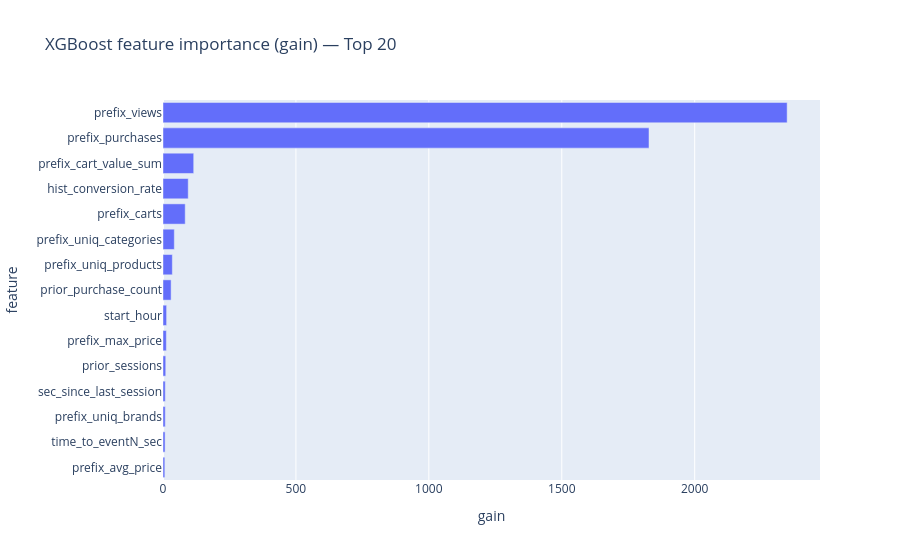

Notebook cell for this chart:
### Code cell
# Feature importance (XGBoost) — importance_type="gain"
booster = xgb_model.get_booster()
score_gain = booster.get_score(importance_type="gain")  # keys like "f0", "f1", ...

# Map f0..fN to your column names
feature_map = {f"f{i}": col for i, col in enumerate(feature_cols)}

imp = (
    pd.DataFrame(
        [
            {"feature": feature_map.get(k, k), "gain": v}
            for k, v in score_gain.items()
        ]
    )
    .sort_values("gain", ascending=False)
)

print("Top features by gain:")
print(imp.head(15))

fig_imp = px.bar(
    imp.head(20).iloc[::-1],  # reverse for nicer horizontal ordering
    x="gain",
    y="feature",
    orientation="h",
    title="XGBoost feature importance (gain) — Top 20",
)
fig_imp.show()

### Figure 1 — Plotly figure (JSON) as saved in the notebook; plotly's stock layout.template omitted (floating-point values rounded to 4 significant figures)
{"data": [{"hovertemplate": "gain=%{x}<br>feature=%{y}<extra></extra>", "legendgroup": "", "marker": {"color": "#636efa", "pattern": {"shape": ""}}, "name": "", "orientation": "h", "showlegend": false, "textposition": "auto", "type": "bar", "x": [6.893, 7.842, 8.492, 8.546, 10.32, 12.55, 13.53, 30.51, 35.08, 42.55, 83.53, 94.9, 115.5, 1828.0, 2348.0], "xaxis": "x", "y": ["prefix_avg_price", "time_to_eventN_sec", "prefix_uniq_brands", "sec_since_last_session", "prior_sessions", "prefix_max_price", "start_hour", "prior_purchase_count", "prefix_uniq_products", "prefix_uniq_categories", "prefix_carts", "hist_conversion_rate", "prefix_cart_value_sum", "prefix_purchases", "prefix_views"], "yaxis": "y"}], "layout": {"barmode": "relative", "legend": {"tracegroupgap": 0}, "title": {"text": "XGBoost feature importance (gain) — Top 20"}, "xaxis": {"anchor": "y", "domain": [0, 1], "title": {"text": "gain"}}, "yaxis": {"anchor": "x", "domain": [0, 1], "title": {"text": "feature"}}}}
